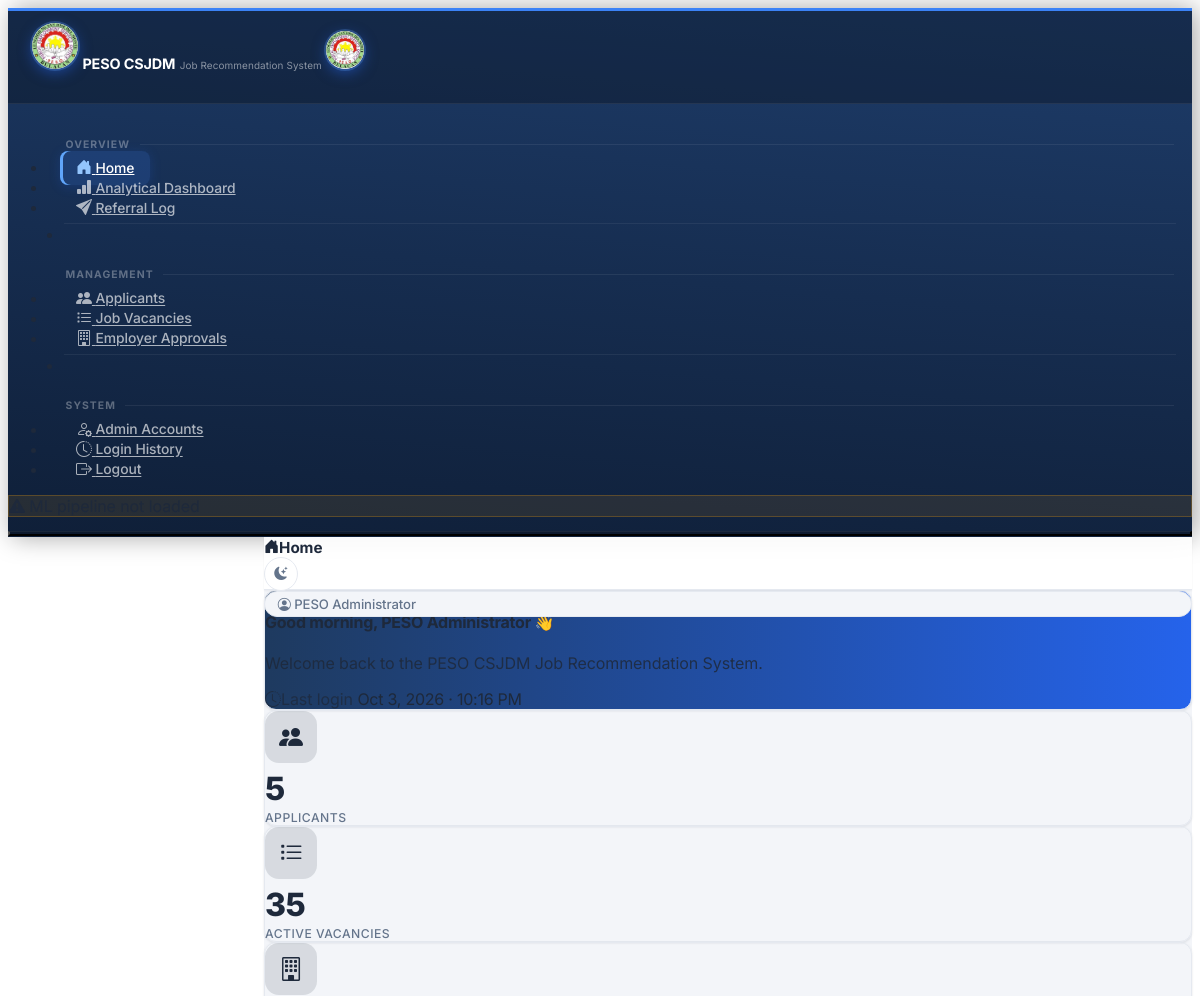
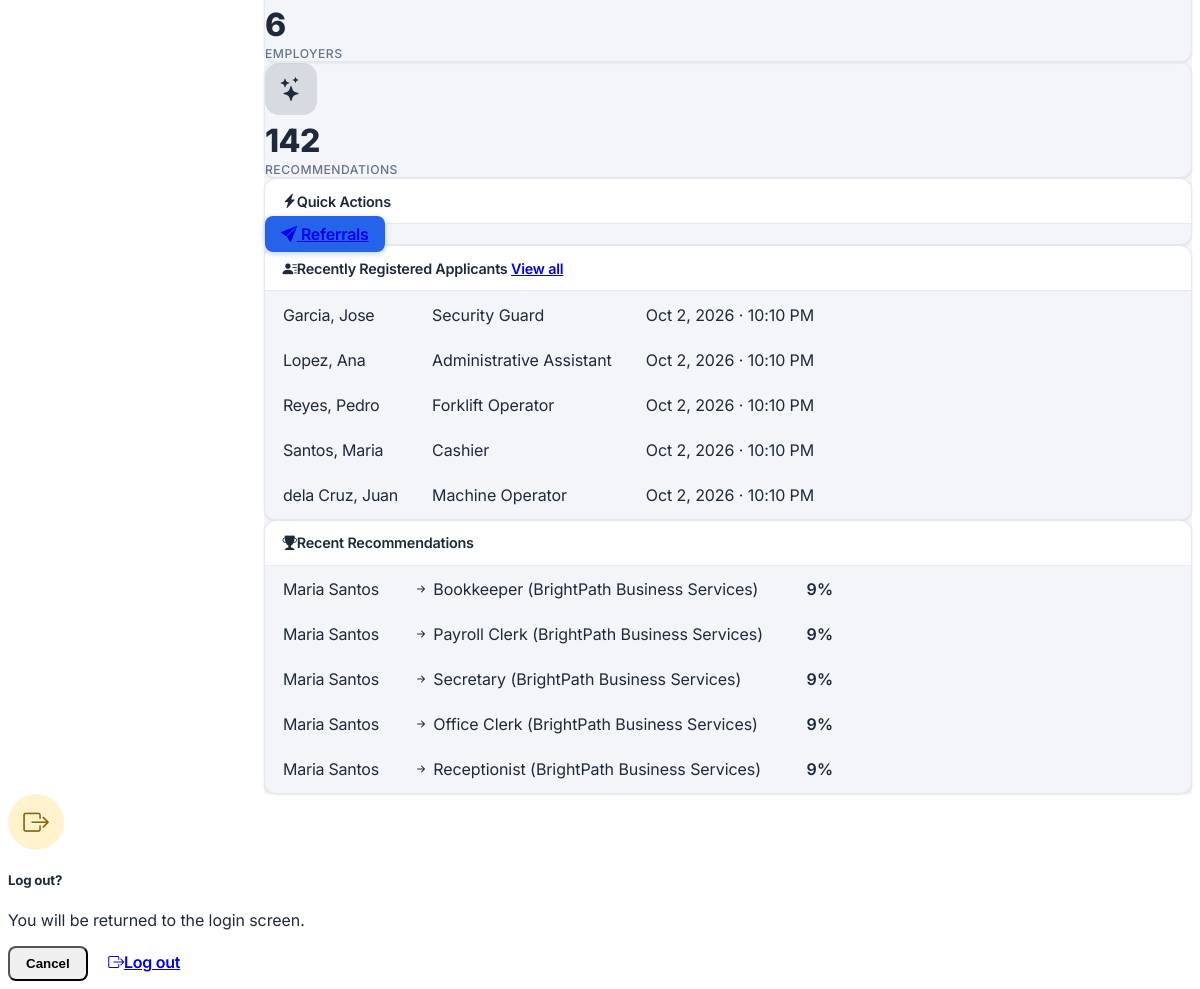
Page /home (signed in) on the committed database (2 pictures, top to bottom).
### tables this page shows
CREATE TABLE login_logs (
            log_id         INTEGER  PRIMARY KEY AUTOINCREMENT,
            user_id    INTEGER,
            username   TEXT,
            timestamp  DATETIME DEFAULT CURRENT_TIMESTAMP,
            ip_address TEXT,
            outcome    TEXT
        );

CREATE TABLE "applicants" (
                applicant_id                 INTEGER  PRIMARY KEY AUTOINCREMENT,
                first_name         TEXT     NOT NULL,
                last_name          TEXT     NOT NULL,
                sex                TEXT,
                age                INTEGER,
                barangay           TEXT,
                district           TEXT,
                employment_status  TEXT     DEFAULT 'Unemployed',
                is_pwd             INTEGER  DEFAULT 0,
                educ_level         TEXT     NOT NULL,
                preferred_position TEXT     NOT NULL,
                skills             TEXT     NOT NULL,
                work_experience    TEXT,
                user_id            INTEGER  REFERENCES users(user_id),
                created_at         DATETIME DEFAULT CURRENT_TIMESTAMP,
                is_archived        INTEGER  DEFAULT 0
            , birthdate DATE, contact_number TEXT, middle_name TEXT, suffix TEXT, civil_status TEXT, address_line TEXT, city TEXT, province TEXT, height_cm TEXT, religion TEXT, tin TEXT, landline TEXT, disability TEXT, is_4ps INTEGER DEFAULT 0, household_id TEXT, is_wodp INTEGER DEFAULT 0, is_dswd_foodstamp INTEGER DEFAULT 0, is_caregiver INTEGER DEFAULT 0, is_ofw INTEGER DEFAULT 0, ofw_country TEXT, is_former_ofw INTEGER DEFAULT 0, former_ofw_country TEXT, ofw_return_date TEXT, employed_type TEXT, unemployed_reason TEXT, job_search_months INTEGER, pref_work_local TEXT, pref_work_overseas TEXT, languages TEXT, education TEXT, trainings TEXT, eligibilities TEXT, work_history TEXT, other_skills TEXT, certified INTEGER DEFAULT 0, certified_at DATETIME);

CREATE TABLE "recommendations" (
        recommendation_id INTEGER PRIMARY KEY AUTOINCREMENT,
        applicant_id      INTEGER NOT NULL,
        vacancy_id        INTEGER NOT NULL,
        suitability_score REAL    NOT NULL,
        rank              INTEGER,
        recommended_at    DATETIME DEFAULT CURRENT_TIMESTAMP,
        FOREIGN KEY (applicant_id) REFERENCES applicants(applicant_id),
        FOREIGN KEY (vacancy_id)   REFERENCES job_vacancies(vacancy_id)
    );

CREATE TABLE job_vacancies (
            vacancy_id                   INTEGER  PRIMARY KEY AUTOINCREMENT,
            employer_name        TEXT     NOT NULL,
            job_title            TEXT     NOT NULL,
            occupational_category TEXT    NOT NULL,
            is_local             INTEGER  DEFAULT 1,
            is_active            INTEGER  DEFAULT 1,
            created_at           DATETIME DEFAULT CURRENT_TIMESTAMP
        , employer_id INTEGER REFERENCES users(user_id), application_deadline DATE, req_gender TEXT DEFAULT 'Any', req_age_min INTEGER, req_age_max INTEGER, req_education TEXT, req_documents TEXT, req_experience_months INTEGER, salary_min INTEGER, salary_max INTEGER, salary_period TEXT, job_location TEXT, req_skills TEXT);

### app.py (the view)
@app.route('/home')
@admin_required
def home():
    db = get_db()
    total_applicants = db.execute(
        'SELECT COUNT(*) FROM applicants WHERE is_archived=0'
    ).fetchone()[0]
    active_vacancies = db.execute(
        'SELECT COUNT(*) FROM job_vacancies WHERE is_active=1'
    ).fetchone()[0]
    total_employers = db.execute(
        'SELECT COUNT(*) FROM employers WHERE is_approved=1'
    ).fetchone()[0]
    total_recs = db.execute(
        'SELECT COUNT(*) FROM recommendations'
    ).fetchone()[0]
    total_referrals = db.execute(
        'SELECT COUNT(*) FROM referrals'
    ).fetchone()[0]
    pending_employers = db.execute(
        'SELECT COUNT(*) FROM employers WHERE is_approved=0'
    ).fetchone()[0]
    last_login_row = db.execute(
        "SELECT timestamp FROM login_logs "
        "WHERE user_id=? AND outcome='success' "
        "ORDER BY timestamp DESC LIMIT 1 OFFSET 1",
        (session['user_id'],)
    ).fetchone()
    last_login = last_login_row['timestamp'] if last_login_row else None
    recent_applicants = db.execute(
        'SELECT applicant_id, first_name, last_name, preferred_position, created_at '
        'FROM applicants WHERE is_archived=0 '
        'ORDER BY created_at DESC, applicant_id DESC LIMIT 5'
    ).fetchall()
    recent_referrals_rows = db.execute('''
        SELECT r.referred_at, r.status,
               a.first_name, a.last_name,
               jv.job_title, jv.employer_name
        FROM referrals r
        JOIN applicants a ON r.applicant_id=a.applicant_id
        JOIN job_vacancies jv ON r.vacancy_id=jv.vacancy_id
        ORDER BY r.referred_at DESC LIMIT 5
    ''').fetchall()
    recent_recs = db.execute('''
        SELECT a.first_name, a.last_name,
               jv.job_title, jv.employer_name,
               rec.suitability_score
        FROM recommendations rec
        JOIN applicants a     ON rec.applicant_id = a.applicant_id
        JOIN job_vacancies jv ON rec.vacancy_id   = jv.vacancy_id
        ORDER BY rec.recommended_at DESC, rec.recommendation_id DESC LIMIT 5
    ''').fetchall()
    return render_template('home.html',
                           total_applicants=total_applicants,
                           active_vacancies=active_vacancies,
                           total_employers=total_employers,
                           total_recs=total_recs,
                           total_referrals=total_referrals,
                           pending_employers=pending_employers,
                           last_login=last_login,
                           recent_applicants=recent_applicants,
                           recent_referrals_rows=recent_referrals_rows,
                           recent_recs=recent_recs)

### templates/home.html (shortened to what this page needs)
{% extends 'base.html' %}
{% block page_title %}<i class="bi bi-house-door-fill me-2"></i>Home{% endblock %}
{% block content %}
<div class="card shadow-sm mb-4 border-0 text-white"
     style="background:linear-gradient(90deg, var(--peso-dark), var(--peso-blue));">
  <div class="card-body d-flex flex-wrap align-items-center justify-content-between gap-2">
    <div>
      <h4 class="fw-bold mb-1">
        <span id="greeting">Welcome back</span>,
        {{ session.get('full_name', 'Staff') }} <span class="ms-1">👋</span>
      </h4>
      <p class="mb-0" style="opacity:.85;">
        Welcome back to the PESO CSJDM Job Recommendation System.
      </p>
    </div>
    <div class="text-md-end">
      {% if last_login %}
      <span class="small d-block" style="opacity:.75;">
        <i class="bi bi-clock-history me-1"></i>Last login
      </span>
      <span class="fw-semibold">{{ last_login | friendly_dt }}</span>
      {% else %}
      <span class="small" style="opacity:.85;">
        <i class="bi bi-clock-history me-1"></i>First time signing in — welcome!
      </span>
      {% endif %}
    </div>
  </div>
</div>
<div class="row g-3 mb-4">
  <div class="col-6 col-md-3">
    <div class="card stat-card border-primary h-100">
      <div class="card-body text-center">
        <div class="stat-icon text-primary"><i class="bi bi-people-fill"></i></div>
        <div class="stat-value">{{ '{:,}'.format(total_applicants) }}</div>
        <div class="stat-label">Applicants</div>
      </div>
    </div>
  </div>
  <div class="col-6 col-md-3">
    <div class="card stat-card border-success h-100">
      <div class="card-body text-center">
        <div class="stat-icon text-success"><i class="bi bi-list-task"></i></div>
        <div class="stat-value">{{ '{:,}'.format(active_vacancies) }}</div>
        <div class="stat-label">Active Vacancies</div>
      </div>
    </div>
  </div>
  <div class="col-6 col-md-3">
    <div class="card stat-card border-warning h-100">
      <div class="card-body text-center">
        <div class="stat-icon text-warning"><i class="bi bi-building"></i></div>
        <div class="stat-value">{{ '{:,}'.format(total_employers) }}</div>
        <div class="stat-label">Employers</div>
      </div>
    </div>
  </div>
  <div class="col-6 col-md-3">
    <div class="card stat-card border-info h-100">
      <div class="card-body text-center">
        <div class="stat-icon text-info"><i class="bi bi-stars"></i></div>
        <div class="stat-value">{{ '{:,}'.format(total_recs) }}</div>
        <div class="stat-label">Recommendations</div>
      </div>
    </div>
  </div>
</div>
<div class="card shadow-sm mb-4">
  <div class="card-header fw-semibold">
    <i class="bi bi-lightning-charge-fill me-2 text-primary"></i>Quick Actions
  </div>
  <div class="card-body">
    <div class="row g-3">
      <div class="col-6 col-lg-3">
        <a href="{{ url_for('referrals_list') }}"
           class="btn btn-primary w-100 py-3 d-flex flex-column align-items-center gap-1">
          <i class="bi bi-send-fill fs-4"></i>
          <span class="fw-semibold">Referrals</span>
        </a>
      </div>
    </div>
  </div>
</div>
<div class="row g-4">
  <div class="col-lg-6">
    <div class="card shadow-sm h-100">
      <div class="card-header fw-semibold d-flex align-items-center justify-content-between">
        <span><i class="bi bi-person-lines-fill me-2 text-primary"></i>Recently Registered Applicants</span>
        <a href="{{ url_for('applicants_list') }}" class="small text-decoration-none">View all</a>
      </div>
      <div class="card-body p-0">
        {% if recent_applicants %}
        <table class="table table-hover mb-0">
          <tbody>
            {% for ap in recent_applicants %}
            <tr>
              <td class="fw-semibold">{{ ap.last_name }}, {{ ap.first_name }}</td>
              <td class="text-muted">{{ ap.preferred_position }}</td>
              <td class="text-end text-muted small">{{ ap.created_at | friendly_dt }}</td>
            </tr>
            {% endfor %}
          </tbody>
        </table>
        {% else %}
        <div class="text-center text-muted py-5">
          <i class="bi bi-inbox fs-3 d-block mb-2 opacity-50"></i>
          No applicants registered yet.
        </div>
        {% endif %}
      </div>
    </div>
  </div>
  <div class="col-lg-6">
    <div class="card shadow-sm h-100">
      <div class="card-header fw-semibold d-flex align-items-center justify-content-between">
        <span><i class="bi bi-trophy-fill me-2 text-success"></i>Recent Recommendations</span>
      </div>
      <div class="card-body p-0">
        {% if recent_recs %}
        <table class="table table-hover mb-0">
          <tbody>
            {% for r in recent_recs %}
            <tr>
              <td class="fw-semibold">{{ r.first_name }} {{ r.last_name }}</td>
              <td>
                <i class="bi bi-arrow-right-short text-muted"></i>
                {{ r.job_title }}
                <span class="text-muted small">({{ r.employer_name }})</span>
              </td>
              <td class="text-end">
                <span class="badge bg-success-subtle text-success-emphasis">
                  {{ (r.suitability_score * 100) | round(0) | int }}%
                </span>
              </td>
            </tr>
            {% endfor %}
          </tbody>
        </table>
        {% else %}
        <div class="text-center text-muted py-5">
          <i class="bi bi-stars fs-3 d-block mb-2 opacity-50"></i>
          No recommendations generated yet.
        </div>
        {% endif %}
      </div>
    </div>
  </div>
</div>
{% endblock %}

### rows in the picture
login_logs: timestamp "Oct 3, 2026 · 10:16 PM"
applicants: last_name "Garcia", first_name "Jose", preferred_position "Security Guard", created_at|friendly_dt "Oct 2, 2026 · 10:10 PM"
applicants: last_name "Lopez", first_name "Ana", preferred_position "Administrative Assistant", created_at|friendly_dt "Oct 2, 2026 · 10:10 PM"
applicants: last_name "Reyes", first_name "Pedro", preferred_position "Forklift Operator", created_at|friendly_dt "Oct 2, 2026 · 10:10 PM"
applicants: last_name "Santos", first_name "Maria", preferred_position "Cashier", created_at|friendly_dt "Oct 2, 2026 · 10:10 PM"
applicants: last_name "dela Cruz", first_name "Juan", preferred_position "Machine Operator", created_at|friendly_dt "Oct 2, 2026 · 10:10 PM"
recommendations: first_name "Maria", last_name "Santos", job_title "Bookkeeper", employer_name "BrightPath Business Services", (r.suitability_score*100)|round(0)|int "9"
recommendations: first_name "Maria", last_name "Santos", job_title "Payroll Clerk", employer_name "BrightPath Business Services", (r.suitability_score*100)|round(0)|int "9"
recommendations: first_name "Maria", last_name "Santos", job_title "Secretary", employer_name "BrightPath Business Services", (r.suitability_score*100)|round(0)|int "9"
recommendations: first_name "Maria", last_name "Santos", job_title "Office Clerk", employer_name "BrightPath Business Services", (r.suitability_score*100)|round(0)|int "9"
recommendations: first_name "Maria", last_name "Santos", job_title "Receptionist", employer_name "BrightPath Business Services", (r.suitability_score*100)|round(0)|int "9"

### other values in the picture
{{ session.get('full_name', 'Admin') }} "PESO Administrator"
{{ session.get('full_name', 'Staff') }} "PESO Administrator"
{{ '{:,}'.format(total_applicants) }} "5"
{{ '{:,}'.format(active_vacancies) }} "35"
{{ '{:,}'.format(total_employers) }} "6"
{{ '{:,}'.format(total_recs) }} "142"
